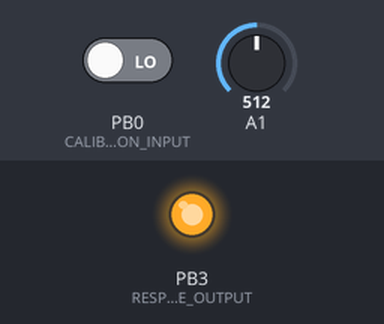
This sketch was run on a simulated ATtiny85, built with avr-gcc and run on an emulated ATtiny85. Shown: output pins drawn as LEDs (lit = HIGH). Dashed ring = blinking. The test bench sets the inputs (shaded band); at power-on: PB0 (CALIBRATION_INPUT) LOW, A1 = 512. EEPROM starts erased; pins used as bus, display or sensor lines are not drawn.

Above: at 1.6 s.
1.7 s: PB0 (CALIBRATION_INPUT) driven HIGH
At 2.5 s:
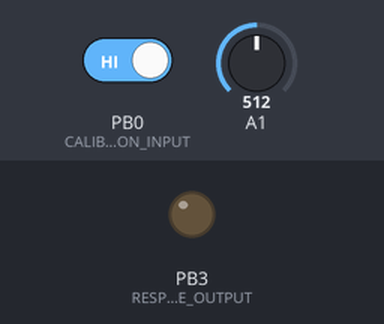
5.2 s: PB0 (CALIBRATION_INPUT) driven LOW
At 5.31 s:
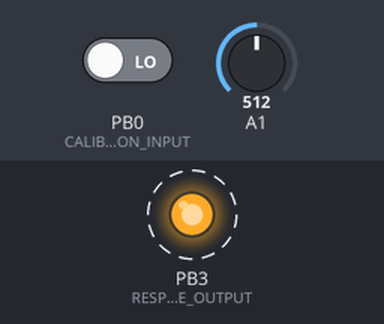
Timing chart, 0 to 8.2 s (numbered marks = the images above; inputs shaded):
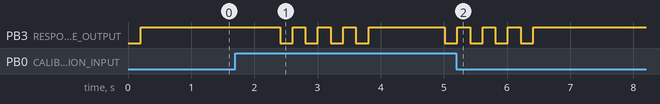

Measured:
- after the input at 1.7 s, PB3 (RESPONSE_OUTPUT): goes 3 × (LOW 0.20 s, HIGH 0.20 s), LOW 0.20 s, HIGH 1.2 s, then LOW, starting after 0.71 s
- after the input at 5.2 s, PB3 (RESPONSE_OUTPUT): goes on until 6.4 s, then stays HIGH

The sketch:

atTiny85LipoVoltageChecker.ino
```cpp
/*
 * atTiny85LipoVoltageChecker
 *
 * An atTiny85 sketch to report when a lipo 3.7v battery needs recharging.
 *
 * Vcc is the provided by the battery to be checked.
 *
 * An external resistor network provides a voltage point of about 0.5v which is about midway
 * through the internal reference voltage, nominally 1.1v, of the atTiny85. This voltage is
 * wired to ADC1 ( physical pin 7).
 *
 * The loop function:
 *  1. reads the voltage at ADC1 using analogRead. analogRefence set to INTERNAL1V1 in setup function.
 *
 *  2. digital output 1 (physical pin 6) set ON using digitalWrite if voltage is below a certain value,
 *  or set OFF if not. This value is known as the TRIGGER. port 1 is set to OUTPUT using pinMode in setup function,
 *
 *  3. reads digital input 0 (physical pin 5)  using digitalRead. port 0 is set to INPUT using pinMode
 *  in setup function,
 *
 *  4.if input 0 is HIGH then the current value of voltage read in step1 is taken as the new value of
 *  TRIGGER used in step2 of subsequent executions of the loop function.
 *  This step epresents a calibration routine which removes lack of precision due
 *  to variation in the resistor network and internal reference voltage. To remove the need to recalibrate
 *  after every RESET the new TRIGGER is written into the EPROM of the chip. In the setup function the
 *  EPROM value is read and if set then its value is used tp initialise TRIGGER, otherwise TRIGGER is set to a
 *  nominal value of 450.
 *
 *  Note that if I do not write to EPROM then the trigger is reset to nominal value in code below on RESET.
 *
 */
#include <EEPROM.h>

const int BELOW_TRIGGER_OUTPUT = 1;
const int BELOW_TRIGGER_OUTPUT_2 = 4;
const int CALIBRATION_INPUT = 0;
const int VOLTAGE_ADC = 1;
const int RESPONSE_OUTPUT = 3;


#define EEPROM_VALID 124

int trigger=440;

/*
 * Always end in high to indicate that the system is working - the supply voltage is ok.
 */
void showResponse( int times, int delayMS=200){
  for( int i=0; i< times; i++){
    digitalWrite( RESPONSE_OUTPUT,LOW);
    delay(delayMS);
    digitalWrite( RESPONSE_OUTPUT,HIGH);
    delay(delayMS);
  }
}

void setup() {
  analogReference(INTERNAL1V1);
  pinMode(BELOW_TRIGGER_OUTPUT, OUTPUT);
  pinMode(BELOW_TRIGGER_OUTPUT_2, OUTPUT);
  pinMode(CALIBRATION_INPUT, INPUT);
  pinMode(RESPONSE_OUTPUT, OUTPUT);
  digitalWrite( BELOW_TRIGGER_OUTPUT, LOW);
  digitalWrite( BELOW_TRIGGER_OUTPUT_2, LOW);

  if( EEPROM.read(0) == EEPROM_VALID){
    byte t0=EEPROM.read(1);
    byte t1=EEPROM.read(2);
    trigger = t0 | (t1<<8);
    showResponse(2);
  }
  showResponse(1);

}

void loop() {

  int voltage = analogRead(VOLTAGE_ADC);
  int voltageTriggered = voltage <= trigger;
  digitalWrite( BELOW_TRIGGER_OUTPUT, voltageTriggered ? HIGH: LOW);
  digitalWrite( BELOW_TRIGGER_OUTPUT_2, voltageTriggered ? HIGH: LOW);

  if ( digitalRead( CALIBRATION_INPUT) == HIGH ){
    trigger = voltage;
    EEPROM.write(0, EEPROM_VALID);
    EEPROM.write(1, trigger&0xff);
    EEPROM.write(2, trigger>>8);
    //indicate that calibration is done by flashing response LED
    showResponse(4);
  }
  delay(1000);

}
```
